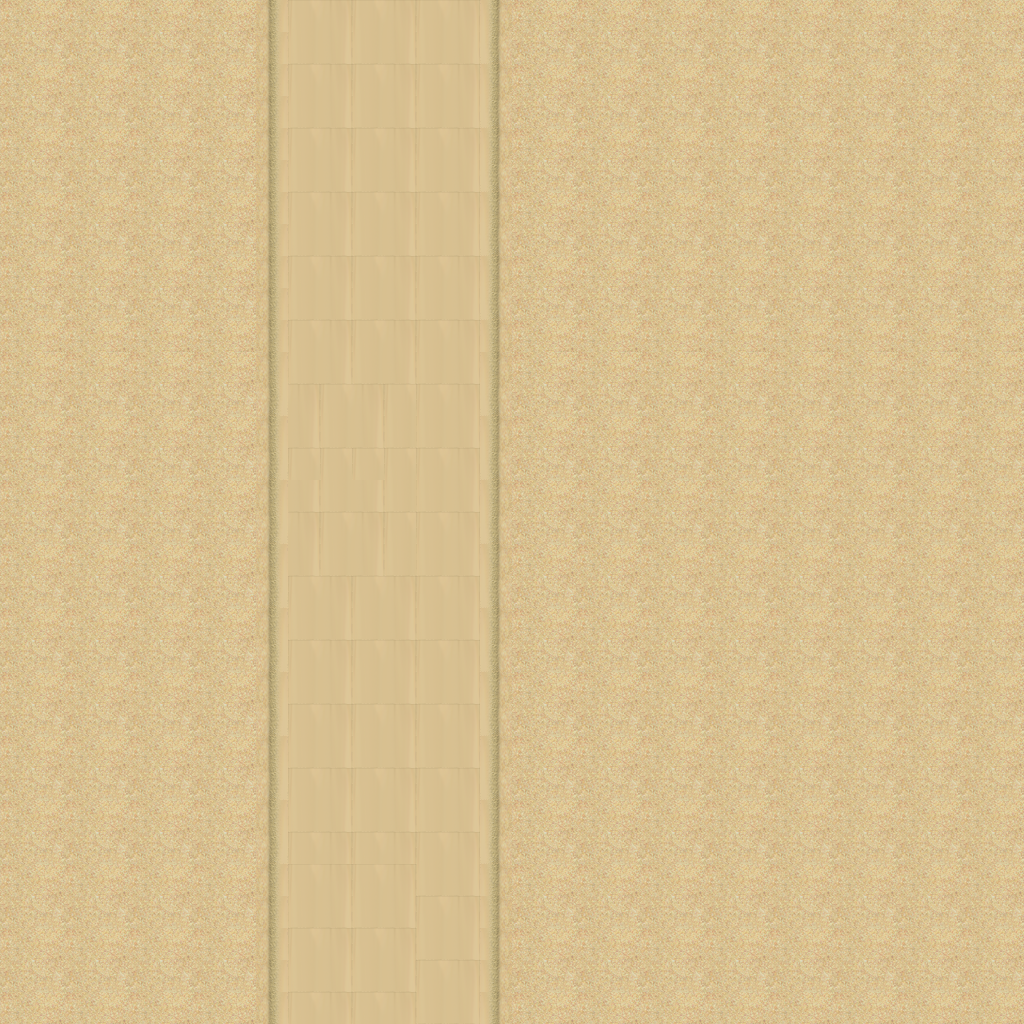

Tiled map render using the project's own tile images. Description and the map definition, with tile-layer contents summarised, below:
An orthogonal 32x32 tile map with 32x32 px tiles, 1 tile layer (Tilelaag 1).

<map version="1.0" orientation="orthogonal" renderorder="right-down" width="32" height="32" tilewidth="32" tileheight="32" nextobjectid="1">
 <tileset firstgid="1" name="desert_2" tilewidth="32" tileheight="32" spacing="1" tilecount="48">
  <image source="../Images/map/desert_2.png" width="263" height="197" />
 </tileset>
 <layer name="Tilelaag 1" width="32" height="32">
  <data>[1024 cells, 1024 non-empty, 12 distinct tile ids]</data>
 </layer>
</map>
